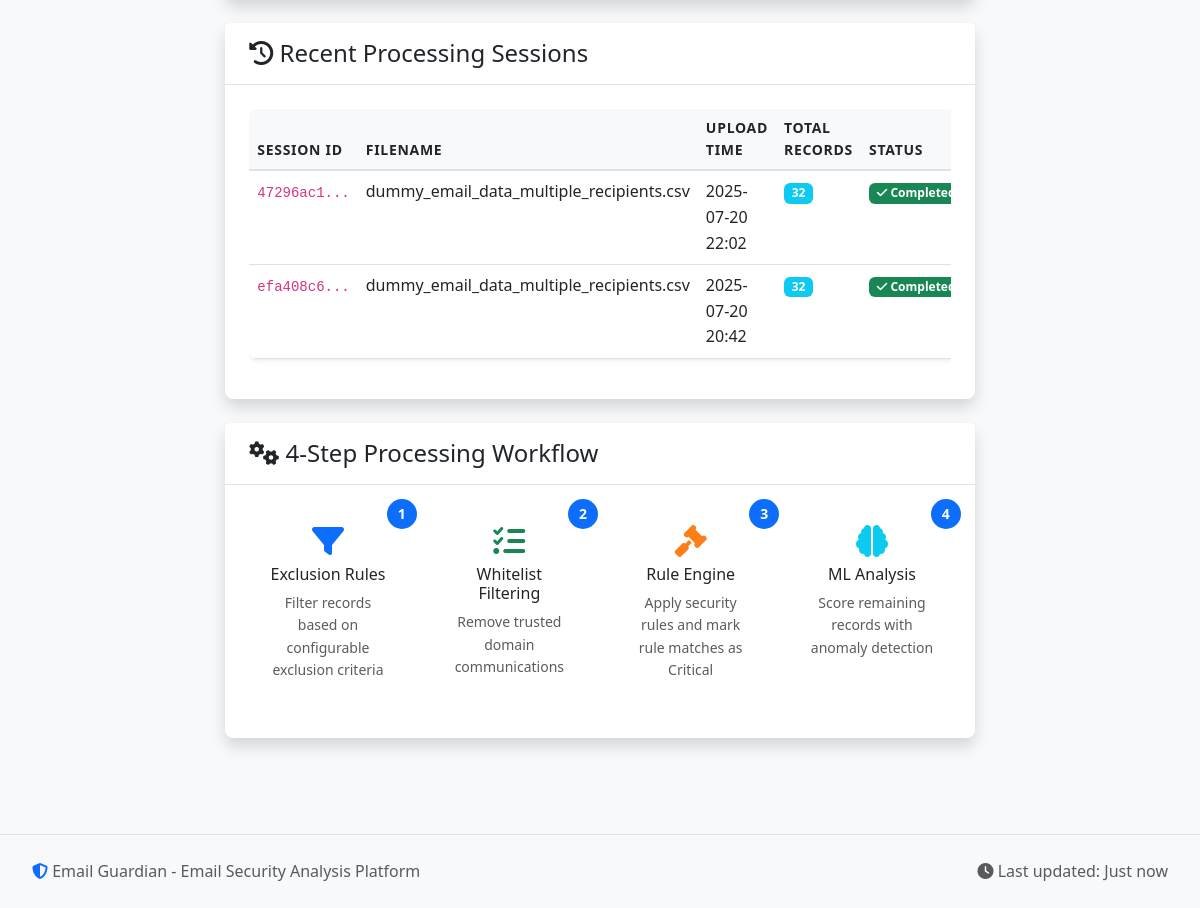
Before: / (lower part) with the older database file.
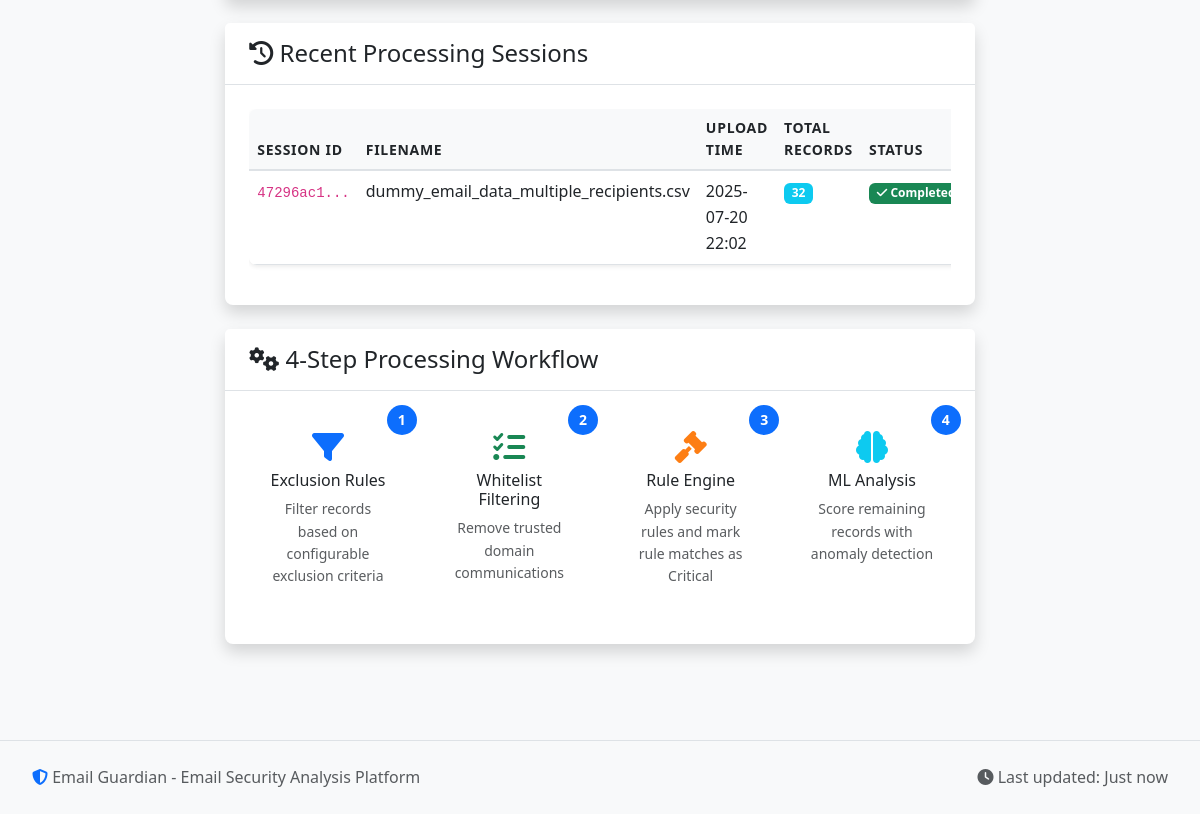
After: the same page with the newer database file.
### models.py (models this page shows, shortened)
class ProcessingSession(db.Model):
    __tablename__ = 'processing_sessions'
    id = db.Column(db.String(36), primary_key=True)
    filename = db.Column(db.String(255), nullable=False)
    upload_time = db.Column(db.DateTime, default=datetime.utcnow)
    total_records = db.Column(db.Integer, default=0)
    processed_records = db.Column(db.Integer, default=0)
    status = db.Column(db.String(50), default='uploaded')  # uploaded, processing, completed, error
    error_message = db.Column(Text)
    processing_stats = db.Column(JSON)
    data_path = db.Column(db.String(500))
    is_compressed = db.Column(db.Boolean, default=False)
    exclusion_applied = db.Column(db.Boolean, default=False)
    whitelist_applied = db.Column(db.Boolean, default=False)
    rules_applied = db.Column(db.Boolean, default=False)
    ml_applied = db.Column(db.Boolean, default=False)

### routes.py (the view)
@app.route('/')
def index():
    recent_sessions = ProcessingSession.query.order_by(ProcessingSession.upload_time.desc()).limit(10).all()
    return render_template('index.html', recent_sessions=recent_sessions)

### templates/index.html (shortened to what the changed rows need)
{% extends "base.html" %}
{% block content %}
<div class="row justify-content-center">
    <div class="col-lg-8">
        {% if recent_sessions %}
        <div class="card shadow-custom">
            <div class="card-body">
                <div class="table-responsive">
                    <table class="table table-hover">
                        <thead>
                            <tr>
                                <th>Session ID</th>
                                <th>Filename</th>
                                <th>Upload Time</th>
                                <th>Total Records</th>
                                <th>Status</th>
                            </tr>
                        </thead>
                        <tbody>
                            {% for session in recent_sessions %}
                            <tr>
                                <td>
                                    <code>{{ session.id[:8] }}...</code>
                                </td>
                                <td>{{ session.filename }}</td>
                                <td>{{ session.upload_time.strftime('%Y-%m-%d %H:%M') if session.upload_time }}</td>
                                <td>
                                    {% if session.total_records %}
                                        <span class="badge bg-info">{{ session.total_records }}</span>
                                    {% else %}
                                        <span class="text-muted">-</span>
                                    {% endif %}
                                </td>
                                <td>
                                    {% if session.status == 'completed' %}
                                        <span class="badge bg-success">
                                            <i class="fas fa-check"></i> Completed
                                        </span>
                                    {% elif session.status == 'processing' %}
                                        <span class="badge bg-primary">
                                            <i class="fas fa-spinner fa-spin"></i> Processing
                                        </span>
                                    {% elif session.status == 'error' %}
                                        <span class="badge bg-danger">
                                            <i class="fas fa-exclamation-triangle"></i> Error
                                        </span>
                                    {% else %}
                                        <span class="badge bg-secondary">{{ session.status.title() }}</span>
                                    {% endif %}
                                </td>
                            </tr>
                            {% endfor %}
                        </tbody>
                    </table>
                </div>
            </div>
        </div>
        {% endif %}
    </div>
</div>
{% endblock %}

Changed rows visible on the page:
removed ProcessingSession: id "efa408c6", filename "dummy_email_data_multiple_recipients.csv", upload_time "2025-07-20 20:42", total_records "32", status "completed" (drawn)
